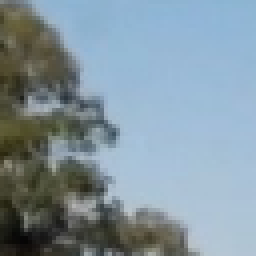
#> input picture colorSpaceStuff/noncar.png, 64 x 64 px (shown 4 times larger)
$ jupyter execute --allow-errors vehicle_detect.ipynb   (shell and % lines are left out)   (older library calls are emulated)
#> lines starting #> are read from the running program, lines starting #| are printed output that depends on the picture
[cell 1]
import matplotlib.image as mpimg
import matplotlib.pyplot as plt
import numpy as np
import cv2
import glob
import time

from sklearn.preprocessing import StandardScaler
from skimage.feature import hog
from sklearn.model_selection import train_test_split
from skimage.feature import hog
from sklearn.svm import LinearSVC

[cell 2]
#feauture extraction helpers
# [40 lines left out: functions bin_spatial, get_hog_features, color_hist, not called in this run]

[cell 3]
#Get features of a image
# [31 lines left out: function feature_extract_image, not called in this run]

def feature_extract(imgs,
                        color_space='RGB',
                        spatial_size=(32, 32),
                        hist_bins=32, orient=9,
                        pix_per_cell=8, cell_per_block=2, hog_channel=0,
                        spatial_feature=True, hist_feature=True, hog_feature=True):
    # Create a list to append feature vectors to
    features = []
    # Iterate through the list of images
    for img_file in imgs:
        file_features = []
        image = cv2.imread(img_file)
        #If color space is not RGB perform conversion to specified colorspace
        if color_space != 'RGB':
            if color_space == 'HSV':
                feature_image = cv2.cvtColor(image, cv2.COLOR_RGB2HSV)
            elif color_space == 'LUV':
                feature_image = cv2.cvtColor(image, cv2.COLOR_RGB2LUV)
            elif color_space == 'HLS':
                feature_image = cv2.cvtColor(image, cv2.COLOR_RGB2HLS)
            elif color_space == 'YUV':
                feature_image = cv2.cvtColor(image, cv2.COLOR_RGB2YUV)
            elif color_space == 'YCrCb':
                feature_image = cv2.cvtColor(image, cv2.COLOR_RGB2YCrCb)
        else: feature_image = np.copy(image)
        file_features = feature_extract_image(feature_image, spatial_feature, hist_feature, hog_feature, hist_bins, orient,
                        pix_per_cell, cell_per_block, hog_channel)
        features.append(np.concatenate(file_features))
        #Data augmentation : Lets flip the images, just to have more data
        feature_image=cv2.flip(feature_image,1)
        file_features = feature_extract_image(feature_image, spatial_feature, hist_feature, hog_feature, hist_bins, orient,
                        pix_per_cell, cell_per_block, hog_channel)
        features.append(np.concatenate(file_features))
    return features # Return list of feature vectors

[cell 4]
# Read in cars and notcars

import glob

images = glob.glob('*vehicles/*/*')
cars = []
noncars = []
for image in images:
    if 'non' in image:
        noncars.append(image)
    else:
        cars.append(image)

# [5 lines of commented-out code are left out]

[cell 5]
#Exploring color spaces
import cv2
import numpy as np
import matplotlib.pyplot as plt
from mpl_toolkits.mplot3d import Axes3D

def plot3d(pixels, colors_rgb,
        axis_labels=list("RGB"), axis_limits=[(0, 255), (0, 255), (0, 255)]):
    """Plot pixels in 3D."""

    # Create figure and 3D axes
    fig = plt.figure(figsize=(8, 8))
    ax = Axes3D(fig)

    # Set axis limits
    ax.set_xlim(*axis_limits[0])
    ax.set_ylim(*axis_limits[1])
    ax.set_zlim(*axis_limits[2])

    # Set axis labels and sizes
    ax.tick_params(axis='both', which='major', labelsize=14, pad=8)
    ax.set_xlabel(axis_labels[0], fontsize=16, labelpad=16)
    ax.set_ylabel(axis_labels[1], fontsize=16, labelpad=16)
    ax.set_zlabel(axis_labels[2], fontsize=16, labelpad=16)

    # Plot pixel values with colors given in colors_rgb
    ax.scatter(
        pixels[:, :, 0].ravel(),
        pixels[:, :, 1].ravel(),
        pixels[:, :, 2].ravel(),
        c=colors_rgb.reshape((-1, 3)), edgecolors='none')

    return ax  # return Axes3D object for further manipulation

Color space Exploration
By plotting the 3D plot of car and non car images, it is clear that HSV and LUV
are able to pick up the color saturation better than RGB. Picking LUV over HSV as
the plot of LUV seem more seperable compared to HSV.TODO: Check performance of classifier between HSV and LUV
and decide

[cell 6]
#Print some non car 3D plots
img = cv2.imread("colorSpaceStuff/noncar.png")
#> img is the input picture: shape (64, 64, 3); mean B, G, R 158.4, 148, 130

# Select a small fraction of pixels to plot by subsampling it
scale = max(img.shape[0], img.shape[1], 64) / 64  # at most 64 rows and columns
#> scale = 1
img_small = cv2.resize(img, (np.int(img.shape[1] / scale), np.int(img.shape[0] / scale)), interpolation=cv2.INTER_NEAREST)

# Convert subsampled image to desired color space(s)
img_small_RGB = cv2.cvtColor(img_small, cv2.COLOR_BGR2RGB)  # OpenCV uses BGR, matplotlib likes RGB
img_small_HSV = cv2.cvtColor(img_small, cv2.COLOR_BGR2HSV)
#> img_small_HSV: shape (64, 64, 3); mean H, S, V 81.6, 57.6, 163.3
img_small_rgb = img_small_RGB / 255.  # scaled to [0, 1], only for plotting

img_small_LUV = cv2.cvtColor(img_small, cv2.COLOR_BGR2LUV)
#> img_small_LUV: shape (64, 64, 3); mean of channels 0, 1, 2 151.5, 89.5, 125.4
# Plot and show
plot3d(img_small_RGB, img_small_rgb)
plt.show()

plot3d(img_small_HSV, img_small_rgb, axis_labels=list("HSV"))
plt.show()

plot3d(img_small_LUV, img_small_rgb, axis_labels=list("LUV"))
plt.show()

[cell 7]
#Print some  car 3D plots
img = cv2.imread("colorSpaceStuff/car3.png")
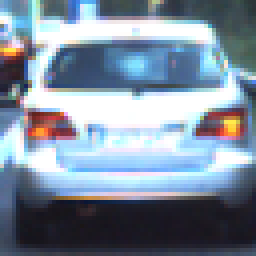
#> input picture colorSpaceStuff/car3.png, 64 x 64 px (shown 4 times larger)
#> img is the input picture: shape (64, 64, 3); mean B, G, R 157.5, 141.3, 126.3

# Select a small fraction of pixels to plot by subsampling it
scale = max(img.shape[0], img.shape[1], 64) / 64  # at most 64 rows and columns
img_small = cv2.resize(img, (np.int(img.shape[1] / scale), np.int(img.shape[0] / scale)), interpolation=cv2.INTER_NEAREST)

# Convert subsampled image to desired color space(s)
img_small_RGB = cv2.cvtColor(img_small, cv2.COLOR_BGR2RGB)  # OpenCV uses BGR, matplotlib likes RGB
img_small_HSV = cv2.cvtColor(img_small, cv2.COLOR_BGR2HSV)
#> img_small_HSV: shape (64, 64, 3); mean H, S, V 97.4, 71.2, 162.6
img_small_rgb = img_small_RGB / 255.  # scaled to [0, 1], only for plotting

img_small_LUV = cv2.cvtColor(img_small, cv2.COLOR_BGR2LUV)
#> img_small_LUV: shape (64, 64, 3); mean of channels 0, 1, 2 143.8, 91.4, 122
# Plot and show
plot3d(img_small_RGB, img_small_rgb)
plt.show()

plot3d(img_small_HSV, img_small_rgb, axis_labels=list("HSV"))
plt.show()

plot3d(img_small_LUV, img_small_rgb, axis_labels=list("LUV"))
plt.show()

[cell 8]
#Train a SVM classifier
#LUV Classifier accuracy =  0.988316441441
#RBG Classifier accuracy =  0.985078828829
#HSV Classifier accuracy =  0.974521396396

#Below are the parameters for feature exraction
color_space='LUV'
hog_channel = 0
orient = 8
pix_per_cell = 8
cell_per_block = 2
hog_channel = 0 #0,1,22,ALL
spatial_size = (16, 16) # spatial bin dimensions
hist_bins = 32
#Set to TRUE/FALSE to enable/disable respective feature
spatial_features= True
hist_features = True
hog_features = True

#Extract CAR feautures

car_features = None
car_features = feature_extract(cars,
                        color_space,
                        spatial_size,
                        hist_bins,
                        orient,
                        pix_per_cell,
                        cell_per_block,
                        hog_channel,
                        spatial_features,
                        hist_features,
                        hog_features)


#Extract non CAR features
non_car_features = None
non_car_features = feature_extract(noncars,
                        color_space,
                        spatial_size,
                        hist_bins,
                        orient,
                        pix_per_cell,
                        cell_per_block,
                        hog_channel,
                        spatial_features,
                        hist_features,
                        hog_features)
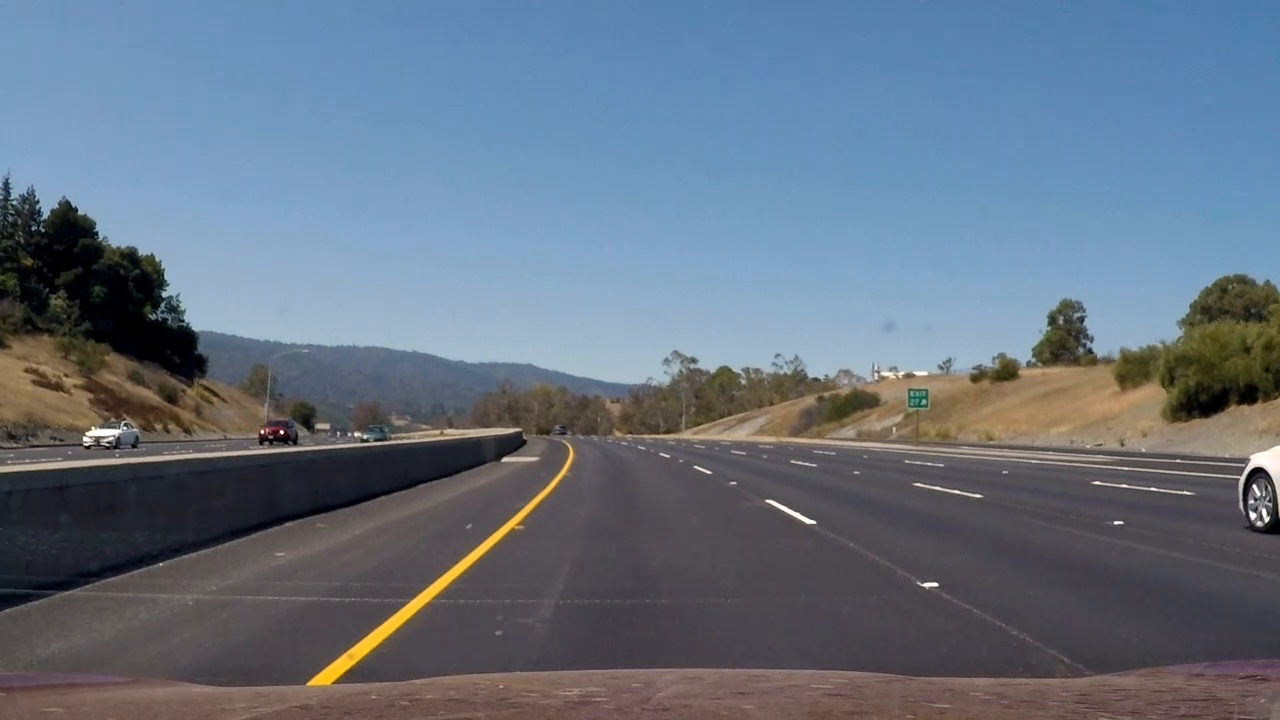
#> input picture sample_images/videofile123.jpg, 1280 x 720 px
#> further down, image is the input picture: shape (720, 1280, 3); mean B, G, R 129.2, 114, 101.1

print("car features length ",len(car_features))
print("non car features length ",len(non_car_features))

#Create input feature vector
X = np.vstack((car_features, non_car_features)).astype(np.float64)

#> (the rest of this cell did not finish here and is left out)

[cell 9]
# Define a function that takes an image,
# start and stop positions in both x and y,
# window size (x and y dimensions),
# and overlap fraction (for both x and y)
def slide_window(img, x_start_stop=[None, None], y_start_stop=[None, None],
                    xy_window=(64, 64), xy_overlap=(0.5, 0.5)):
    # If x and/or y start/stop positions not defined, set to image size
#> called with xy_window = (100, 100), xy_overlap = (0.8, 0.8)
    if x_start_stop[0] == None:
        x_start_stop[0] = 0
    if x_start_stop[1] == None:
        x_start_stop[1] = img.shape[1]
    if y_start_stop[0] == None:
        y_start_stop[0] = 0
    if y_start_stop[1] == None:
        y_start_stop[1] = img.shape[0]
    # Compute the span of the region to be searched
    xspan = x_start_stop[1] - x_start_stop[0]
#> xspan = 1280
    yspan = y_start_stop[1] - y_start_stop[0]
    # Compute the number of pixels per step in x/y
    nx_pix_per_step = np.int(xy_window[0]*(1 - xy_overlap[0]))
    ny_pix_per_step = np.int(xy_window[1]*(1 - xy_overlap[1]))
    # Compute the number of windows in x/y
    nx_buffer = np.int(xy_window[0]*(xy_overlap[0]))
    ny_buffer = np.int(xy_window[1]*(xy_overlap[1]))
    nx_windows = np.int((xspan-nx_buffer)/nx_pix_per_step)
#> nx_windows = 63
    ny_windows = np.int((yspan-ny_buffer)/ny_pix_per_step)
    # Initialize a list to append window positions to
    window_list = []
    # Loop through finding x and y window positions
    # Note: you could vectorize this step, but in practice
    # you'll be considering windows one by one with your
    # classifier, so looping makes sense
    for ys in range(ny_windows):
        for xs in range(nx_windows):
            # Calculate window position
            startx = xs*nx_pix_per_step + x_start_stop[0]
            endx = startx + xy_window[0]
            starty = ys*ny_pix_per_step + y_start_stop[0]
            endy = starty + xy_window[1]
            # Append window position to list
            window_list.append(((startx, starty), (endx, endy)))
#> `windows = slide_window(image, x_start_stop=[None, None], y_start_stop=..`: windows = 441 items
    # Return the list of windows
    return window_list

# [5 lines left out: function draw_boxes, not called in this run]

[cell 10]
# [63 lines left out: functions apply_threshold, add_heat, apply_threshold, feat_extractor_img, not called in this run]

"""Searches all the input windows cars.
    Returns a list of windows which have cars"""
# [36 lines left out: function window_search, not called in this run]

[cell 11]
from scipy.ndimage.measurements import label

# [7 lines left out: function show_img, not called in this run]

#> (the rest of this cell did not finish here and is left out)
